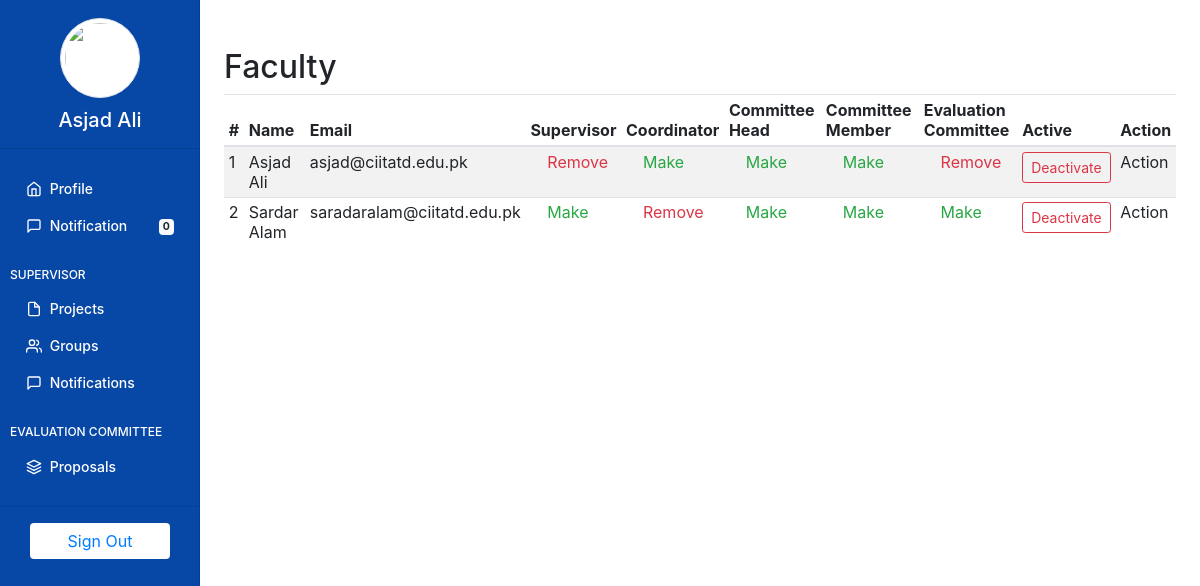
Page /faculty/portal/coordinator/faculty (signed in) on the committed database.
### app/models.py (models this page shows, shortened)
class User(AbstractUser):
    is_student = models.BooleanField(default=False)
    is_faculty = models.BooleanField(default=False)

class Faculty(models.Model):
    user = models.OneToOneField(settings.AUTH_USER_MODEL, on_delete=models.CASCADE)
    is_supervisor = models.BooleanField(default=False)
    is_coordinator = models.BooleanField(default=False)
    is_committee_member = models.BooleanField(default=False)
    is_committee_head = models.BooleanField(default=False)
    is_evaluation_committee = models.BooleanField(default=False)
    is_active = models.BooleanField(default=True)
    image = models.ImageField(upload_to="faculty/", blank=True, null=True)
    created_at = models.DateTimeField(auto_now_add=True)
    updated_at = models.DateTimeField(auto_now=True)
    def get_current_notification_count(self):
        return self.faculty_receiver.filter(is_seen=False).count()

### app/views.py (the view)
# urls.py: path('faculty/portal/coordinator/faculty', views.coordinator_supervisors,
@login_required
def coordinator_supervisors(request):
    context = {
        'faculty': Faculty.objects.all()
    }
    return render(request, 'app/faculty/coordinator/supervisors.html', context)

### app/templates/app/faculty/coordinator/supervisors.html (shortened to what this page needs)
{% extends 'app/faculty/base.html' %}
{% block content %}
    <h2>Faculty</h2>
    <div class="table-responsive">
        <table class="table table-striped table-sm">
            <thead>
            <tr>
                <th>#</th>
                <th>Name</th>
                <th>Email</th>
                <th>Supervisor</th>
                <th>Coordinator</th>
                <th>Committee Head</th>
                <th>Committee Member</th>
                <th>Evaluation Committee</th>
                <th>Active</th>
                <th>Action</th>
            </tr>
            </thead>
            <tbody>
            {% for f in faculty %}
                <tr>
                    <td>{{ f.id }}</td>
                    <td>{{ f.user.first_name }}</td>
                    <td>{{ f.user.email }}</td>
                    <td>
                        {% if f.is_supervisor %}
                            <span class="text-success"><i class="fa fa-check-circle"></i></span>
                            <a href="{% url 'remove-supervisor' f.id %}" class="text-danger">Remove</a>
                        {% else %}
                            <span class="text-danger"><i class="fa fa-times-circle"></i></span>
                            <a href="{% url 'make-supervisor' f.id %}" class="text-success">Make</a>
                        {% endif %}
                    </td>
                    <td>
                        {% if f.is_coordinator %}
                            <span class="text-success"><i class="fa fa-check-circle"></i></span>
                            <a href="{% url 'remove-coordinator' f.id %}" class="text-danger">Remove</a>
                        {% else %}
                            <span class="text-danger"><i class="fa fa-times-circle"></i></span>
                            <a href="{% url 'make-coordinator' f.id %}" class="text-success">Make</a>
                        {% endif %}
                    </td>
                    <td>
                        {% if f.is_committee_head %}
                            <span class="text-success"><i class="fa fa-check-circle"></i></span>
                            <a href="{% url 'remove-committee-head' f.id %}" class="text-danger">Remove</a>
                        {% else %}
                            <span class="text-danger"><i class="fa fa-times-circle"></i></span>
                            <a href="{% url 'make-committee-head' f.id %}" class="text-success">Make</a>
                        {% endif %}
                    </td>
                    <td>
                        {% if f.is_committee_member %}
                            <span class="text-success"><i class="fa fa-check-circle"></i></span>
                            <a href="{% url 'remove-committee-member' f.id %}" class="text-danger">Remove</a>
                        {% else %}
                            <span class="text-danger"><i class="fa fa-times-circle"></i></span>
                            <a href="{% url 'make-committee-member' f.id %}" class="text-success">Make</a>
                        {% endif %}
                    </td>
                    <td>
                        {% if f.is_evaluation_committee %}
                            <span class="text-success"><i class="fa fa-check-circle"></i></span>
                            <a href="{% url 'remove-committee-evaluation' f.id %}" class="text-danger">Remove</a>
                        {% else %}
                            <span class="text-danger"><i class="fa fa-times-circle"></i></span>
                            <a href="{% url 'make-committee-evaluation' f.id %}" class="text-success">Make</a>
                        {% endif %}
                    </td>
                    <td>
                        {% if f.is_active %}
                            <a href="{% url 'deactivate-faculty' f.id %}" class="btn btn-outline-danger btn-sm">Deactivate</a>
                        {% else %}
                            <a href="{% url 'activate-faculty' f.id %}" class="btn btn-outline-success btn-sm">Activate</a>
                        {% endif %}
                    </td>
                    <td>Action</td>
                </tr>
            {% empty %}
                No faculty is added yet
            {% endfor %}
            </tbody>
        </table>
    </div>
{% endblock %}

### app/templates/app/faculty/base.html (shortened to what this page needs)
{% load static %}
<html lang="en">
<head>
    <link href="{% static 'app/css/bootstrap/bootstrap.min.css' %}" rel="stylesheet">
    <link rel="stylesheet" href="{% static 'app/css/fontawesome/css/all.css' %}">
    <link href="{% static 'app/css/site/dashboard.css' %}" rel="stylesheet">
</head>
<body>
{% if request.user.faculty.is_active %}
    <div class="container-fluid">
        <div class="row">
            <nav class="col-md-2 d-none d-md-block bg-bb sidebar">
                <div class="user text-center" style="color: white;">
                    <img src="{% static 'app/images/placeholder.jpg' %}" alt="" width="80px" height="80px"
                         class="img-thumbnail rounded-circle">
                    <h5 style="margin: 10px 0 0 0;">{{ user.first_name }}</h5>
                </div>
                <hr>
                <div class="sidebar-sticky">
                    <ul class="nav flex-column">
                        <li class="nav-item">
                            <a class="nav-link {% block fac_link_profile %}{% endblock %}" href="#">
                                <span data-feather="home"></span>
                                Profile
                            </a>
                        </li>
                        <li class="nav-item">
                            <a class="nav-link {% block fac_link_notification %}{% endblock %}"
                               href="{% url 'faculty-notifications' %}">
                                <span data-feather="message-square"></span>
                                Notification <span
                                    class="badge badge-light float-right mt-1">{{ request.user.faculty.get_current_notification_count }}</span>
                            </a>
                        </li>
                    </ul>
                    {% if user.faculty.is_supervisor %}
                        <h6 class="sidebar-heading mt-4" style="color: white;">
                            <span>Supervisor</span>
                        </h6>
                        <ul class="nav flex-column">
                            <li class="nav-item">
                                <a class="nav-link {% block fac_link_supervisor_projects %}{% endblock %}"
                                   href="{% url 'faculty-supervisor-projects' %}">
                                    <span data-feather="file"></span>
                                    Projects
                                </a>
                            </li>
                            <li class="nav-item">
                                <a class="nav-link {% block fac_link_group %}{% endblock %}"
                                   href="{% url 'faculty-supervisor-groups' %}">
                                    <span data-feather="users"></span>
                                    Groups
                                </a>
                            </li>
                            <li class="nav-item">
                                <a class="nav-link" href="#">
                                    <span data-feather="message-square"></span>
                                    Notifications
                                </a>
                            </li>
                        </ul>
                    {% endif %}
                    {% if user.faculty.is_evaluation_committee %}
                        <h6 class="sidebar-heading mt-4" style="color: white;">
                            <span>Evaluation Committee</span>
                        </h6>
                        <ul class="nav flex-column">
                            <li class="nav-item">
                                <a class="nav-link {% block fac_link_ec_proposal %}{% endblock %}"
                                   href="{% url 'faculty-ec-proposals' %}">
                                    <span data-feather="layers"></span>
                                    Proposals
                                </a>
                            </li>
                        </ul>
                    {% endif %}
                </div>
                <div class="text-center">
                    <hr>
                    <a href="{% url 'logout' %}" class="btn btn-white mt-2 mb-5">Sign Out</a>
                </div>
            </nav>
            <main role="main" class="col-md-9 ml-sm-auto col-lg-10 px-4">
                {% block content %}
                {% endblock %}
            </main>
        </div>
    </div>
{% else %}
    <div class="d-flex justify-content-center align-items-center" style="height: 100vh; width: 100%;">
        <p class="display-4 text-muted">You no longer have access to portal.</p>
    </div>
{% endif %}
</body>
</html>

### app/static/app/css/site/dashboard.css (style rules this page uses)
body { font-size: .875rem; }
.feather { width: 16px; height: 16px; vertical-align: text-bottom; }
.sidebar { position: fixed; top: 0; left: 0; height: 100vh; z-index: 100; padding: 18px 0; box-shadow: inset -1px 0 0 rgba(0, 0, 0, .1); }
.sidebar-sticky { position: relative; top: 0; max-height: 55vh; padding: 5px 10px; overflow-x: hidden; overflow-y: auto; }
.sidebar .nav-link { font-weight: 500; color: white; }
.sidebar .nav-link .feather { margin-right: 4px; color: white; }
.sidebar-heading { font-size: .75rem; text-transform: uppercase; }
[role="main"] { padding-top: 48px; }
.bg-bb { background-color: #0747A6; }
.btn-white { display: block; box-sizing: border-box; width: 70%; background-color: white; border: none; margin: 0 auto; transition: all .4s; }

### rows in the picture
User: first_name "Asjad Ali", user.faculty.get_current_notification_count "0"
Faculty: id "1", user.first_name "Asjad Ali", user.email "asjad@ciitatd.edu.pk", is_supervisor True (drawn), is_coordinator False (drawn), is_committee_head False (drawn), is_committee_member False (drawn), is_evaluation_committee True (drawn), is_active "Deactivate"
Faculty: id "2", user.first_name "Sardar Alam", user.email "saradaralam@ciitatd.edu.pk", is_supervisor False (drawn), is_coordinator True (drawn), is_committee_head False (drawn), is_committee_member False (drawn), is_evaluation_committee False (drawn), is_active "Deactivate"
